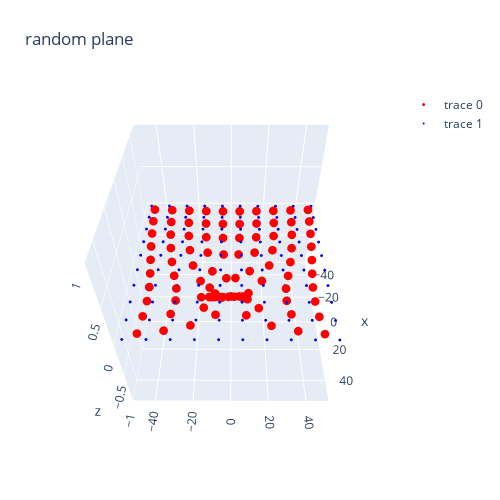

The notebook cell saved with this chart:
### Code cell
xs = torch.linspace(-max_range, max_range, n)
ys = xs.clone()
xs, ys = torch.meshgrid(xs, ys, indexing='ij')
grid = torch.stack([xs, ys])
old_grid = grid.clone()
shape = grid.shape
# grid.v

attractors = [(x2,y2), (x3, y3)]
attractors = torch.tensor(attractors).reshape(2,-1)
attractors



for i in range(600):
    for a in attractors:
        diff = -(grid.reshape(2, -1) - a.reshape(2, 1) + .7)
        direction = F.normalize(diff, dim=0)

        square_distance = diff.norm(dim=0)[None]
        square_distance = (1./square_distance)
        square_distance = square_distance.clip(0, 50)
        
        # print('square_distance.max()', square_distance.max())

        force = square_distance * direction
        force = force.reshape(*shape)

        grid += 3e-1*force


xs, ys = grid.reshape(2, -1).chunk(2)
scatter = go.Scatter3d(x=xs.flatten(), y=ys.flatten(), z=torch.zeros_like(ys).flatten(),
                                   mode='markers+text', marker={"size": 3., 'color': 'red'})



xs, ys = old_grid.reshape(2, -1).chunk(2)
scatter2 = go.Scatter3d(x=xs.flatten(), y=ys.flatten(), z=torch.zeros_like(ys).flatten(),
                                   mode='markers+text', marker={"size": 1., 'color': 'blue'})

fig = go.Figure(data=[scatter, scatter2])
# fig.update_traces(contours_z=dict(show=True, usecolormap=True,
#                                   highlightcolor="limegreen", project_z=True))
fig.update_layout(title='random plane', autosize=False,
                  scene_camera_eye=dict(x=1.87, y=0.88, z=-0.64),
                  width=500, height=500,
                  margin=dict(l=65, r=50, b=65, t=90)
)

fig.show()

### Figure 1 — Plotly figure (JSON) as saved in the notebook; plotly's stock layout.template omitted (floating-point values rounded to 4 significant figures)
{"data": [{"marker": {"color": "red", "size": 3}, "mode": "markers+text", "type": "scatter3d", "x": [-45.4, -44.89, -44.41, -44.01, -43.79, -43.79, -44.02, -44.42, -44.91, -45.41, -34.33, -33.64, -32.93, -32.31, -31.95, -31.95, -32.33, -32.95, -33.66, -34.35, -23.33, -22.39, -21.31, -20.27, -19.61, -19.62, -20.3, -21.35, -22.42, -23.36, -12.49, -11.23, -9.548, -7.624, -6.186, -6.214, -7.686, -9.61, -11.28, -12.53, -1.97, -0.3999, 2.221, 6.43, 11.32, 11.19, 6.264, 2.11, -0.4663, -2.011, 8.055, 9.647, 13.34, 23.87, 24.02, 24.06, 17.77, 13.14, 9.573, 8.018, 17.5, 18.4, 21.63, 23.48, 24.09, 23.95, 23.86, 21.35, 18.35, 17.48, 26.6, 26.17, 24.29, 23.9, 23.9, 25.28, 23.86, 24.51, 26.19, 26.61, 35.87, 34.44, 30.56, 23.54, 23.93, 23.91, 23.48, 30.79, 34.51, 35.9, 45.68, 44.05, 41.01, 34.82, 23.76, 23.68, 35.12, 41.14, 44.12, 45.72], "y": [-46.55, -35.94, -25.5, -15.22, -5.064, 5.039, 15.19, 25.48, 35.93, 46.54, -45.98, -35.34, -24.94, -14.81, -4.916, 4.881, 14.78, 24.92, 35.33, 45.97, -45.23, -34.48, -24.06, -14.12, -4.654, 4.601, 14.08, 24.04, 34.47, 45.23, -44.27, -33.24, -22.62, -12.81, -4.107, 4.019, 12.76, 22.6, 33.24, 44.28, -43.12, -31.5, -20.09, -9.749, -2.42, 2.237, 9.696, 20.1, 31.53, 43.14, -41.92, -29.32, -15.52, -6.016, -14.62, -14.58, -10.7, 15.65, 29.39, 41.97, -41.04, -27.37, -7.855, 4.046, -5.049, -10.13, -4.086, 8.614, 27.51, 41.11, -40.89, -26.99, -4.566, -10.03, -7.941, 8.056, -6.064, 6.042, 27.13, 40.96, -41.54, -28.51, -13.06, 5.901, -9.005, -10.65, -0.07077, 13.33, 28.61, 41.59, -42.67, -30.73, -18.71, -7.288, -1.213, 1.474, 7.28, 18.74, 30.77, 42.7], "z": [0, 0, 0, 0, 0, 0, 0, 0, 0, 0, 0, 0, 0, 0, 0, 0, 0, 0, 0, 0, 0, 0, 0, 0, 0, 0, 0, 0, 0, 0, 0, 0, 0, 0, 0, 0, 0, 0, 0, 0, 0, 0, 0, 0, 0, 0, 0, 0, 0, 0, 0, 0, 0, 0, 0, 0, 0, 0, 0, 0, 0, 0, 0, 0, 0, 0, 0, 0, 0, 0, 0, 0, 0, 0, 0, 0, 0, 0, 0, 0, 0, 0, 0, 0, 0, 0, 0, 0, 0, 0, 0, 0, 0, 0, 0, 0, 0, 0, 0, 0]}, {"marker": {"color": "blue", "size": 1}, "mode": "markers+text", "type": "scatter3d", "x": [-48.9, -48.9, -48.9, -48.9, -48.9, -48.9, -48.9, -48.9, -48.9, -48.9, -38.03, -38.03, -38.03, -38.03, -38.03, -38.03, -38.03, -38.03, -38.03, -38.03, -27.17, -27.17, -27.17, -27.17, -27.17, -27.17, -27.17, -27.17, -27.17, -27.17, -16.3, -16.3, -16.3, -16.3, -16.3, -16.3, -16.3, -16.3, -16.3, -16.3, -5.433, -5.433, -5.433, -5.433, -5.433, -5.433, -5.433, -5.433, -5.433, -5.433, 5.433, 5.433, 5.433, 5.433, 5.433, 5.433, 5.433, 5.433, 5.433, 5.433, 16.3, 16.3, 16.3, 16.3, 16.3, 16.3, 16.3, 16.3, 16.3, 16.3, 27.17, 27.17, 27.17, 27.17, 27.17, 27.17, 27.17, 27.17, 27.17, 27.17, 38.03, 38.03, 38.03, 38.03, 38.03, 38.03, 38.03, 38.03, 38.03, 38.03, 48.9, 48.9, 48.9, 48.9, 48.9, 48.9, 48.9, 48.9, 48.9, 48.9], "y": [-48.9, -38.03, -27.17, -16.3, -5.433, 5.433, 16.3, 27.17, 38.03, 48.9, -48.9, -38.03, -27.17, -16.3, -5.433, 5.433, 16.3, 27.17, 38.03, 48.9, -48.9, -38.03, -27.17, -16.3, -5.433, 5.433, 16.3, 27.17, 38.03, 48.9, -48.9, -38.03, -27.17, -16.3, -5.433, 5.433, 16.3, 27.17, 38.03, 48.9, -48.9, -38.03, -27.17, -16.3, -5.433, 5.433, 16.3, 27.17, 38.03, 48.9, -48.9, -38.03, -27.17, -16.3, -5.433, 5.433, 16.3, 27.17, 38.03, 48.9, -48.9, -38.03, -27.17, -16.3, -5.433, 5.433, 16.3, 27.17, 38.03, 48.9, -48.9, -38.03, -27.17, -16.3, -5.433, 5.433, 16.3, 27.17, 38.03, 48.9, -48.9, -38.03, -27.17, -16.3, -5.433, 5.433, 16.3, 27.17, 38.03, 48.9, -48.9, -38.03, -27.17, -16.3, -5.433, 5.433, 16.3, 27.17, 38.03, 48.9], "z": [0, 0, 0, 0, 0, 0, 0, 0, 0, 0, 0, 0, 0, 0, 0, 0, 0, 0, 0, 0, 0, 0, 0, 0, 0, 0, 0, 0, 0, 0, 0, 0, 0, 0, 0, 0, 0, 0, 0, 0, 0, 0, 0, 0, 0, 0, 0, 0, 0, 0, 0, 0, 0, 0, 0, 0, 0, 0, 0, 0, 0, 0, 0, 0, 0, 0, 0, 0, 0, 0, 0, 0, 0, 0, 0, 0, 0, 0, 0, 0, 0, 0, 0, 0, 0, 0, 0, 0, 0, 0, 0, 0, 0, 0, 0, 0, 0, 0, 0, 0]}], "layout": {"autosize": false, "height": 500, "margin": {"b": 65, "l": 65, "r": 50, "t": 90}, "scene": {"aspectmode": "auto", "aspectratio": {"x": 1, "y": 1, "z": 1}, "camera": {"center": {"x": 0, "y": 0, "z": 0}, "eye": {"x": 1.504, "y": 0.004445, "z": 1.508}, "projection": {"type": "perspective"}, "up": {"x": 0, "y": 0, "z": 1}}}, "title": {"text": "random plane"}, "width": 500}}
